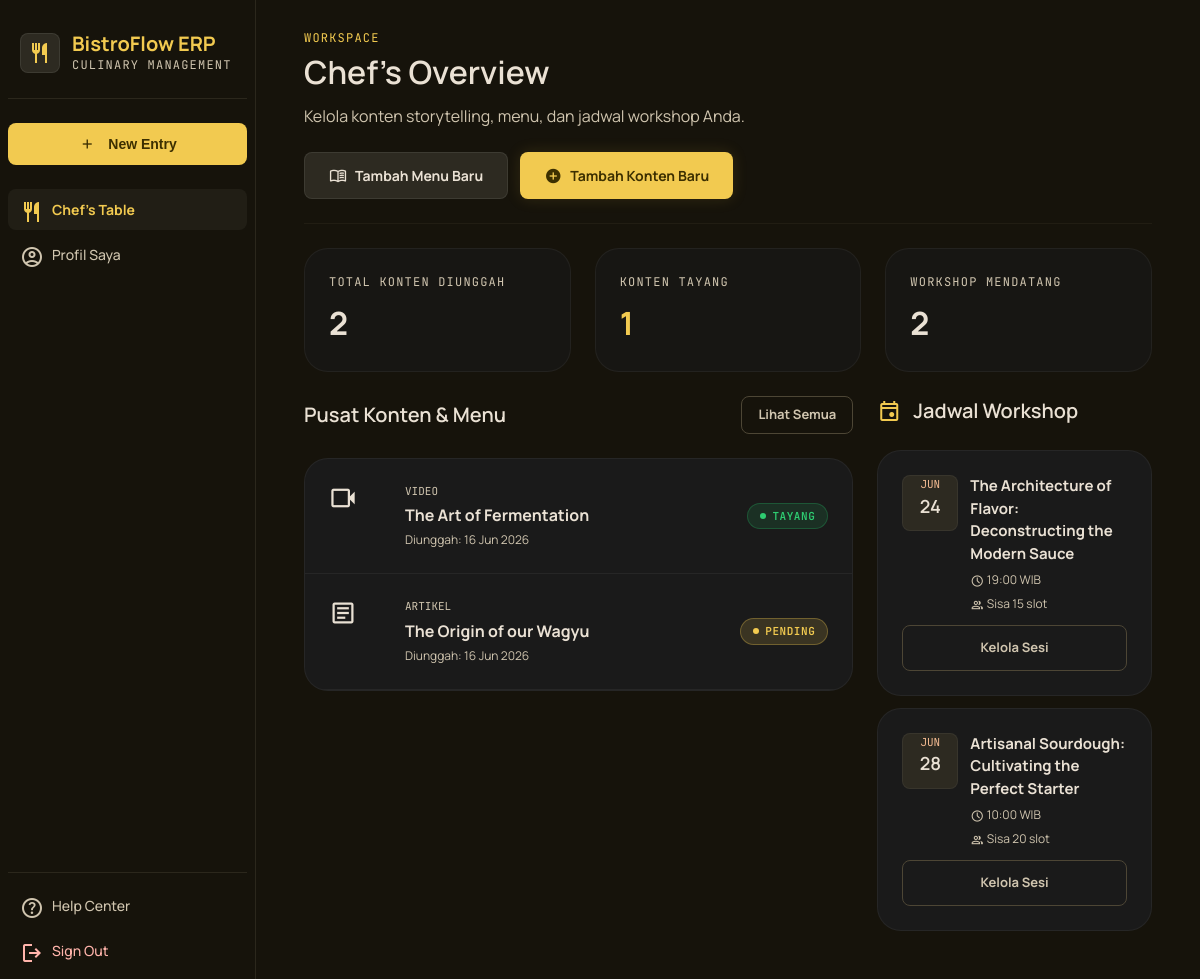
The app's page /chef/dashboard.php (signed in) with its own data.
### tables this page shows
CREATE TABLE konten (
    konten_id INT(11) NOT NULL AUTO_INCREMENT,
    judul_konten VARCHAR(200) NOT NULL,
    jenis_konten ENUM('video','foto','artikel') NOT NULL,
    deskripsi_konten TEXT NOT NULL,
    path_file_server VARCHAR(500) NOT NULL,
    pembuat_konten_id INT(11) NOT NULL,
    status_konten ENUM('pending','tayang','ditolak') NOT NULL DEFAULT 'pending',
    catatan_review TEXT,
    tanggal_upload DATETIME NOT NULL DEFAULT CURRENT_TIMESTAMP,
    PRIMARY KEY (konten_id),
    FOREIGN KEY (pembuat_konten_id) REFERENCES users(user_id) ON DELETE CASCADE
);

CREATE TABLE workshops (
    workshop_id INT(11) NOT NULL AUTO_INCREMENT,
    judul_workshop VARCHAR(200) NOT NULL,
    deskripsi_workshop TEXT NOT NULL,
    chef_pengampu_id INT(11) NOT NULL,
    tanggal_workshop DATE NOT NULL,
    waktu_mulai TIME NOT NULL,
    kapasitas_peserta INT NOT NULL,
    biaya_credits INT NOT NULL DEFAULT 0,
    harga_uang DECIMAL(12,2) NOT NULL DEFAULT 0,
    metode_bayar_workshop ENUM('uang','credits','keduanya') NOT NULL DEFAULT 'keduanya',
    status_workshop ENUM('aktif','selesai','dibatalkan') NOT NULL DEFAULT 'aktif',
    path_rekaman VARCHAR(500),
    PRIMARY KEY (workshop_id),
    FOREIGN KEY (chef_pengampu_id) REFERENCES users(user_id) ON DELETE CASCADE
);

### config/auth.php (called while the page is built, shortened)
<?php
function e(string $value): string
{
    return htmlspecialchars($value, ENT_QUOTES, 'UTF-8');
}
function url(string $path): string
{
    $path = '/' . ltrim($path, '/');
    return rtrim(BASE_PATH, '/') . $path;
}

### chef/dashboard.php (the view, shortened to what this page needs)
<?php
$pdo = getDB();
$userId = $_SESSION['user_id'];
$stmt = $pdo->prepare("SELECT * FROM konten WHERE pembuat_konten_id = ? ORDER BY tanggal_upload DESC LIMIT 6");
$stmt->execute([$userId]);
$kontenList = $stmt->fetchAll();
$stmt = $pdo->prepare("SELECT COUNT(*) FROM konten WHERE pembuat_konten_id = ?");
$stmt->execute([$userId]);
$totalKonten = (int)$stmt->fetchColumn();
$stmt = $pdo->prepare("SELECT COUNT(*) FROM konten WHERE pembuat_konten_id = ? AND status_konten = 'tayang'");
$stmt->execute([$userId]);
$kontenTayang = (int)$stmt->fetchColumn();
$stmt = $pdo->prepare("SELECT COUNT(*) FROM workshops WHERE chef_pengampu_id = ? AND status_workshop = 'aktif' AND tanggal_workshop >= CURDATE()");
$stmt->execute([$userId]);
$workshopMendatang = (int)$stmt->fetchColumn();
$stmt = $pdo->prepare(
    "SELECT w.*, (SELECT COUNT(*) FROM pendaftaran_workshop p WHERE p.workshop_id = w.workshop_id) AS terdaftar
     FROM workshops w WHERE w.chef_pengampu_id = ? AND w.status_workshop = 'aktif'
     ORDER BY w.tanggal_workshop ASC LIMIT 3"
);
$stmt->execute([$userId]);
$jadwalWorkshop = $stmt->fetchAll();
require_once __DIR__ . '/../includes/header.php';
require_once __DIR__ . '/../includes/sidebar.php';
?>
<header class="page-header">
    <div>
        <span class="eyebrow">Workspace</span>
        <h2>Chef's Overview</h2>
        <p>Kelola konten storytelling, menu, dan jadwal workshop Anda.</p>
    </div>
    <div class="flex gap-sm">
        <a href="<?= url('chef/input_menu.php') ?>" class="btn btn-secondary">
            <span class="material-symbols-outlined" style="font-size:18px;">menu_book</span> Tambah Menu Baru
        </a>
        <a href="<?= url('chef/upload_konten.php') ?>" class="btn btn-primary">
            <span class="material-symbols-outlined" style="font-size:18px; font-variation-settings: 'FILL' 1;">add_circle</span> Tambah Konten Baru
        </a>
    </div>
</header>
<div class="stat-grid" style="grid-template-columns: repeat(3, 1fr);">
    <div class="stat-card">
        <span class="label">Total Konten Diunggah</span>
        <div class="value light"><?= $totalKonten ?></div>
    </div>
    <div class="stat-card">
        <span class="label">Konten Tayang</span>
        <div class="value"><?= $kontenTayang ?></div>
    </div>
    <div class="stat-card">
        <span class="label">Workshop Mendatang</span>
        <div class="value light"><?= $workshopMendatang ?></div>
    </div>
</div>
<div class="stat-grid" style="grid-template-columns: 2fr 1fr; align-items: start;">
    <div>
        <div class="flex justify-between items-center mb-md">
            <h3 class="section-title" style="margin-bottom:0;">Pusat Konten &amp; Menu</h3>
          <a href="<?= url('chef/upload_konten.php') ?>" class="btn btn-outline" style="padding:8px 16px; font-size:13px;">Lihat Semua</a>
        </div>
        <?php if (empty($kontenList)): ?>
            <div class="card empty-state">
                <span class="material-symbols-outlined icon">upload_file</span>
                <h4>Belum ada konten</h4>
                <p>Unggah konten Behind-the-Scenes atau menu baru untuk ditampilkan kepada Member.</p>
            </div>
        <?php else: ?>
        <div class="card" style="padding: 0; overflow:hidden;">
            <?php foreach ($kontenList as $k):
                $icon = ['video' => 'videocam', 'foto' => 'photo_camera', 'artikel' => 'article'][$k['jenis_konten']];
                $statusBadge = ['pending' => 'badge-warning', 'tayang' => 'badge-success', 'ditolak' => 'badge-error'][$k['status_konten']];
                $statusLabel = ['pending' => 'Pending', 'tayang' => 'Tayang', 'ditolak' => 'Ditolak'][$k['status_konten']];
            ?>
            <div class="flex gap-sm items-center" style="padding: var(--space-md); border-bottom: 1px solid rgba(255,255,255,0.05);">
                <div class="thumb" style="width:64px; height:64px; border-radius: var(--radius-lg); flex-shrink:0;">
                    <span class="material-symbols-outlined" style="font-size:28px;"><?= $icon ?></span>
                </div>
                <div style="flex:1; min-width:0;">
                    <p class="font-mono" style="font-size:11px; color: var(--color-on-surface-variant); text-transform:uppercase; margin-bottom:4px;"><?= e(ucfirst($k['jenis_konten'])) ?></p>
                    <h4 style="font-size:16px; white-space:nowrap; overflow:hidden; text-overflow:ellipsis;"><?= e($k['judul_konten']) ?></h4>
                    <p class="form-help" style="margin-top:4px;">Diunggah: <?= date('d M Y', strtotime($k['tanggal_upload'])) ?></p>
                </div>
                <span class="badge <?= $statusBadge ?>"><?= $statusLabel ?></span>
            </div>
            <?php endforeach; ?>
        </div>
        <?php endif; ?>
    </div>
    <div>
        <h3 class="section-title flex items-center gap-sm">
            <span class="material-symbols-outlined" style="color: var(--color-primary);">event</span> Jadwal Workshop
        </h3>
        <?php if (empty($jadwalWorkshop)): ?>
            <div class="card empty-state">
                <span class="material-symbols-outlined icon">event_busy</span>
                <h4>Belum ada jadwal</h4>
                <p>Admin akan membuat jadwal workshop untuk Anda.</p>
            </div>
        <?php else: ?>
        <div class="flex flex-col gap-sm">
            <?php foreach ($jadwalWorkshop as $w):
                $sisaSlot = $w['kapasitas_peserta'] - $w['terdaftar'];
                $tanggal = new DateTime($w['tanggal_workshop']);
            ?>
            <div class="card">
                <div class="flex gap-sm" style="align-items:flex-start;">
                    <div class="flex flex-col items-center justify-center" style="width:56px; height:56px; background: var(--color-surface-container-high); border-radius: var(--radius-lg); border: 1px solid rgba(255,255,255,0.05); flex-shrink:0;">
                        <span class="font-mono" style="font-size:11px; text-transform:uppercase; color: var(--color-secondary);"><?= $tanggal->format('M') ?></span>
                        <span style="font-size:18px; font-weight:600;"><?= $tanggal->format('d') ?></span>
                    </div>
                    <div style="flex:1;">
                        <h4 style="font-size:15px; margin-bottom:4px;"><?= e($w['judul_workshop']) ?></h4>
                        <p class="form-help"><span class="material-symbols-outlined" style="font-size:14px; vertical-align:middle;">schedule</span> <?= substr($w['waktu_mulai'],0,5) ?> WIB</p>
                        <p class="form-help">
                            <span class="material-symbols-outlined" style="font-size:14px; vertical-align:middle;">group</span>
                            <?= $sisaSlot > 0 ? "Sisa $sisaSlot slot" : 'Fully Booked (' . $w['kapasitas_peserta'] . '/' . $w['kapasitas_peserta'] . ')' ?>
                        </p>
                    </div>
                </div>
                <a href="<?= url('chef/peserta_workshop.php?id=' . $w['workshop_id']) ?>" class="btn btn-outline w-full" style="margin-top: var(--space-sm); font-size:13px;">Kelola Sesi</a>
            </div>
            <?php endforeach; ?>
        </div>
        <?php endif; ?>
    </div>
</div>
<?php require_once __DIR__ . '/../includes/footer.php'; ?>

### records on screen
konten: jenis_konten "VIDEO", judul_konten "The Art of Fermentation", tanggal_upload "16 Jun 2026", status_konten "TAYANG"
konten: jenis_konten "ARTIKEL", judul_konten "The Origin of our Wagyu", tanggal_upload "16 Jun 2026", status_konten "PENDING"
workshops: tanggal_workshop "JUN", tanggal_workshop "24", judul_workshop "The Architecture of Flavor: Deconstructing the Modern Sauce", waktu_mulai "19:00", kapasitas_peserta "15"
workshops: tanggal_workshop "JUN", tanggal_workshop "28", judul_workshop "Artisanal Sourdough: Cultivating the Perfect Starter", waktu_mulai "10:00", kapasitas_peserta "20"

### other values on screen
$item['label'] "Chef's Table"
$item['label'] "Profil Saya"
$totalKonten "2"
$kontenTayang "1"
$workshopMendatang "2"
